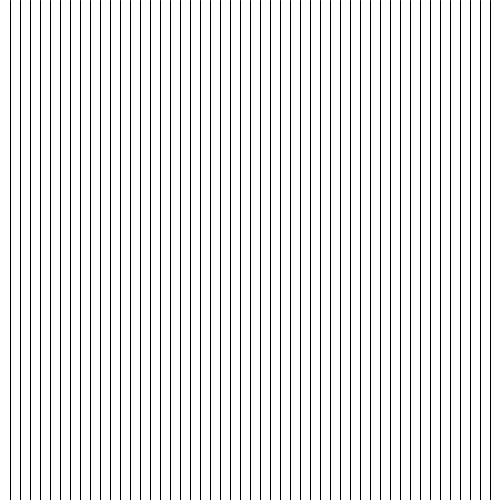
Frame 1 (no input)
Frame 60 (the mouse pressed at the canvas centre just before this capture): identical to frame 1, image omitted
Frame 120 (the mouse held since frame 60 and released just before this capture): identical to frame 1, image omitted

The Processing sketch that drew this single still picture (run headless with seeded random() and noise(); from frame 60 on, the mouse is pressed at the canvas centre):

// Processing sketch: sketch_230222a
// ── sketch_230222a.pde
void setup(){
size(500,500);
}


void draw(){
background(255);
for(int x=10;x<width;x+=10){
line(x,0,x,height);
}
}
